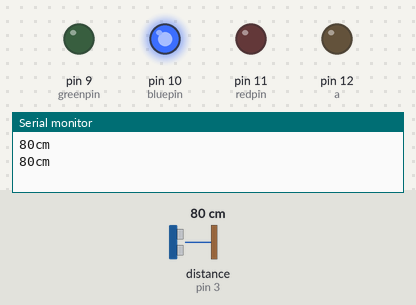
A sketch run on a simulated Arduino Uno, built with avr-gcc and run on an emulated ATmega328P. Parts: output pins drawn as LEDs (lit = HIGH), the last lines printed to the serial monitor. The test bench sets the inputs (shaded band); at power-on: distance to the obstacle (sensor on pin 3) 80 cm. The echo pulse lasts 58.3 µs per cm; pins used as bus, display or sensor lines are not drawn.

Above: at 6.0 s.
6.1 s: distance to the obstacle (sensor on pin 3) set to 22 cm
12.3 s: distance to the obstacle (sensor on pin 3) set to 18 cm
At 16.9 s:
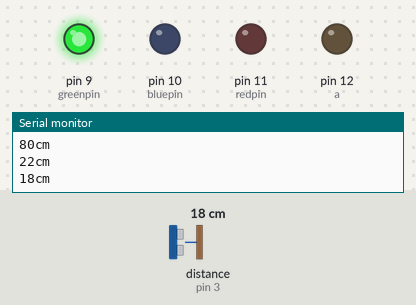
18.5 s: distance to the obstacle (sensor on pin 3) set to 11 cm
24.7 s: distance to the obstacle (sensor on pin 3) set to 8 cm
At 27.2 s:
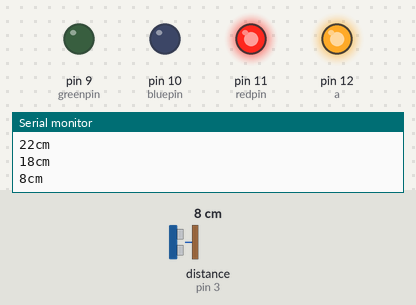
30.9 s: distance to the obstacle (sensor on pin 3) set to 10 cm
37.1 s: distance to the obstacle (sensor on pin 3) set to 13 cm
At 41.4 s:
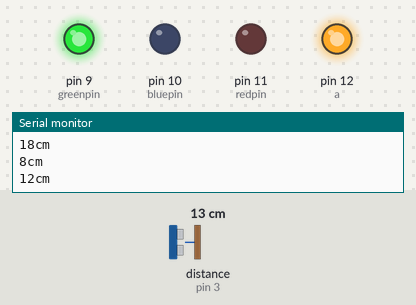
Timing chart, 0 to 42.9 s (numbered marks = the images above; inputs shaded):
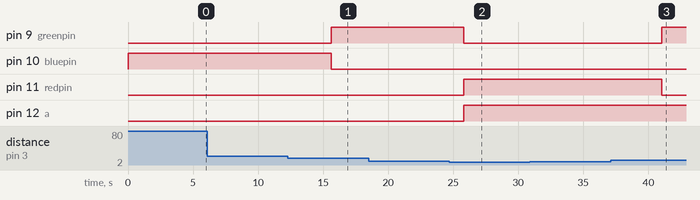

Measured:
- the behaviour switches between 20 and 19 cm on distance to the obstacle (sensor on pin 3) (found by bisection; images 0 and 1)
- the behaviour switches between 10 and 9 cm on distance to the obstacle (sensor on pin 3) (found by bisection; images 1 and 2)
- the behaviour switches between 11 and 12 cm on distance to the obstacle (sensor on pin 3) (found by bisection; images 2 and 3)
- after the input at 12.3 s, pin 9 (greenpin): LOW → HIGH after 3.3 s; pin 10 (bluepin): HIGH → LOW after 3.3 s
- after the input at 18.5 s, every drawn part: stays the same
- after the input at 24.7 s, pin 9 (greenpin): HIGH → LOW after 1.1 s; pin 11 (redpin), pin 12 (a): LOW → HIGH after 1.1 s
- after the input at 30.9 s, every drawn part: stays the same
- after the input at 37.1 s, pin 9 (greenpin): LOW → HIGH after 3.9 s; pin 11 (redpin): HIGH → LOW after 3.9 s

The sketch:

test-alarm.ino
```cpp
int tiger=2;
int echo=3;
int a=12;
int Duration,Distance;
int redpin = 11; //select the pin for the red LED
int bluepin =10; // select the pin for the  blue LED
int greenpin = 9;// select the pin for the green LED

void setup(){
   pinMode(tiger,OUTPUT);
   pinMode(echo,INPUT);
   Serial.begin(9600);
   pinMode(a,OUTPUT);
   pinMode(redpin, OUTPUT);
   pinMode(bluepin, OUTPUT);
   pinMode(greenpin, OUTPUT);}

void loop(){
   digitalWrite(tiger,HIGH);
   delayMicroseconds(1000);
   digitalWrite(tiger,LOW);
   Duration=pulseIn(echo,HIGH);
   Distance=(Duration/2)/29.1;

if (Distance<10){
   digitalWrite(a,HIGH);
   digitalWrite(redpin,HIGH);
   digitalWrite(bluepin,LOW);
   digitalWrite(greenpin,LOW);
   Serial.print(Distance);
   Serial.println("cm");
   delay(200);}

if (Distance>10 and Distance<20){
   digitalWrite(greenpin,HIGH);
   digitalWrite(redpin,LOW);
   digitalWrite(bluepin,LOW);
   Serial.print(Distance);
   Serial.println("cm");
   delay(200);}

if (Distance>20) {
   digitalWrite(bluepin,HIGH);
   digitalWrite(redpin,LOW);
   digitalWrite(greenpin,LOW);
   Serial.print(Distance);
   Serial.println("cm");
   delay(200);}

   delay(5000);}
```
